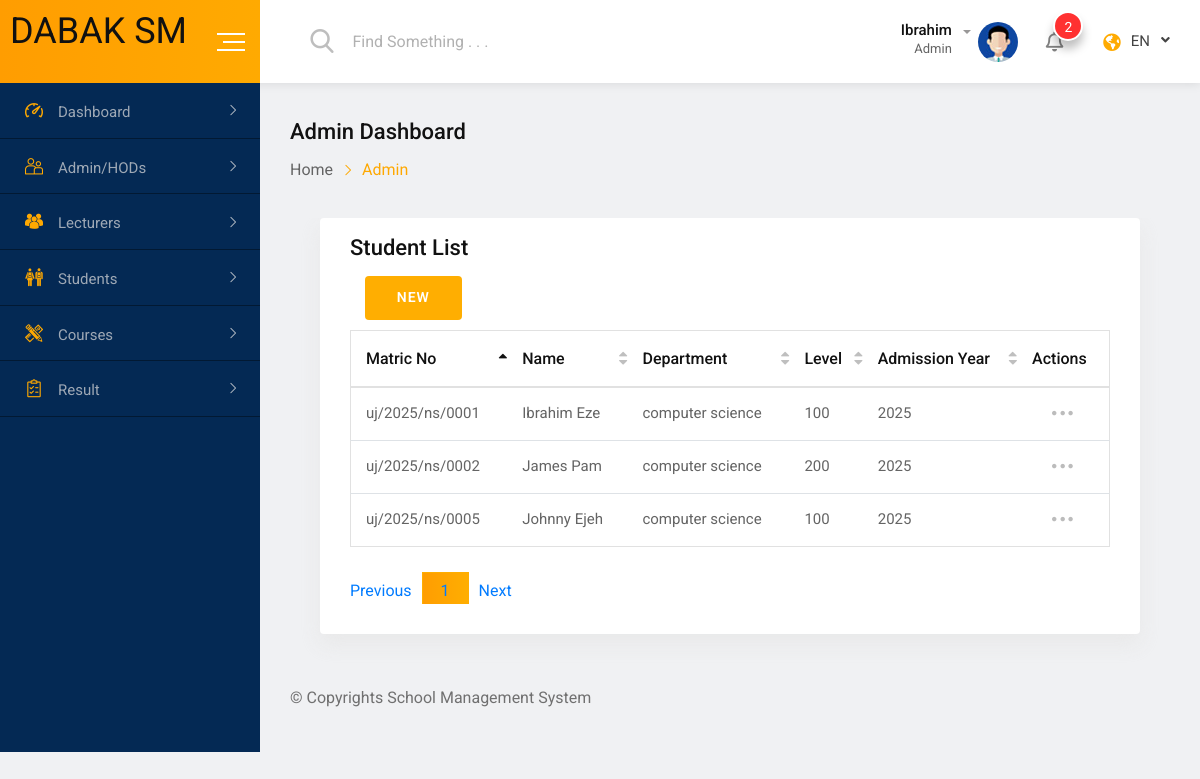
Screenshot of /administration/students/ (signed in) with the database file from the repository.
### students/models.py (models this page shows, shortened)
class Student(models.Model):
    user = models.OneToOneField(CustomUser, on_delete=models.CASCADE, related_name='student_profile')
    matric_no = models.CharField(max_length=20, unique=True)
    department = models.ForeignKey(Department, on_delete=models.CASCADE, related_name='students')
    level = models.CharField(max_length=10, choices=[
        ('100', '100 Level'),
        ('200', '200 Level'),
        ('300', '300 Level'),
        ('400', '400 Level'),
    ])
    admission_year = models.IntegerField(default=2025)

### accounts/models.py (models this page shows, shortened)
class CustomUser(AbstractUser):
    ROLE_CHOICES = [
        ('student', 'Student'),
        ('lecturer', 'Lecturer'),
        ('admin', 'Admin'),
    ]
    USERNAME_FIELD = 'username'
    REQUIRED_FIELDS = []
    role = models.CharField(max_length=20, choices=ROLE_CHOICES)
    is_active = models.BooleanField(default=True)

### academics/models.py (models this page shows, shortened)
class Department(models.Model):
    faculty = models.ForeignKey(Faculty, on_delete=models.CASCADE, related_name='departments')
    name = models.CharField(max_length=150)
    description = models.TextField(blank=True, null=True)

### administration/views.py (the view)
    def wrapper(request, *args, **kwargs):
        if not request.user.is_authenticated or request.user.role != 'admin':
            messages.error(request, "Access denied: Admins only.")
            return redirect('login')
        return view_func(request, *args, **kwargs)

### administration/views.py (called while the page is built)
def admin_required(view_func):
    def wrapper(request, *args, **kwargs):
        if not request.user.is_authenticated or request.user.role != 'admin':
            messages.error(request, "Access denied: Admins only.")
            return redirect('login')
        return view_func(request, *args, **kwargs)
    return wrapper

@login_required
@admin_required
def student_list(request):
    students = Student.objects.select_related('user', 'department').all()
    return render(request, 'administration/student_list.html', {'students': students})

### templates/administration/student_list.html (shortened to what this page needs)
{% extends "../admin_base.html" %}
{% block content %}
<div class="dashboard-content-one">
  <div class="card height-auto">
      <div class="card-body">
          <div class="heading-layout1">
              <div class="item-title">
                  <h3>Student List</h3>
              </div>
          </div>
          <div class="col-1-xxxl col-xl-2 col-lg-3 col-12 form-group">
              <a href="{% url 'student_create' %}"><button type="submit" class="fw-btn-fill btn-gradient-yellow">NEW</button></a>
          </div>
          <div class="table-responsive">
              <table class="table display data-table text-nowrap">
                  <thead>
                      <tr>
                          <th>Matric No</th>
                          <th>Name</th>
                          <th>Department</th>
                          <th>Level</th>
                          <th>Admission Year</th>
                          <th>Actions</th>
                      </tr>
                  </thead>
                  <tbody>
                    {% for student in students %}
                      <tr>
                        <td>{{ student.matric_no }}</td>
                        <td>{{ student.user.get_full_name }}</td>
                        <td>{{ student.department.name }}</td>
                        <td>{{ student.level }}</td>
                        <td>{{ student.admission_year }}</td>
                        <td>
                            <div class="dropdown">
                                <a href="#" class="dropdown-toggle" data-toggle="dropdown"
                                    aria-expanded="false">
                                    <span class="flaticon-more-button-of-three-dots"></span>
                                </a>
                            </div>
                        </td>
                      </tr>
                      {% empty %}
                      <tr><td colspan="6">No students found.</td></tr>
                      {% endfor %}
                  </tbody>
              </table>
          </div>
      </div>
  </div>
</div>
{% endblock %}

### static/css/main.css (style rules this page uses)
html { color: #222; font-size: 1em; line-height: 1.4; }

### rows the page displays
Student: matric_no "uj/2025/ns/0001", user.get_full_name "Ibrahim Eze", department.name "computer science", level "100", admission_year "2025"
Student: matric_no "uj/2025/ns/0002", user.get_full_name "James Pam", department.name "computer science", level "200", admission_year "2025"
Student: matric_no "uj/2025/ns/0005", user.get_full_name "Johnny Ejeh", department.name "computer science", level "100", admission_year "2025"
